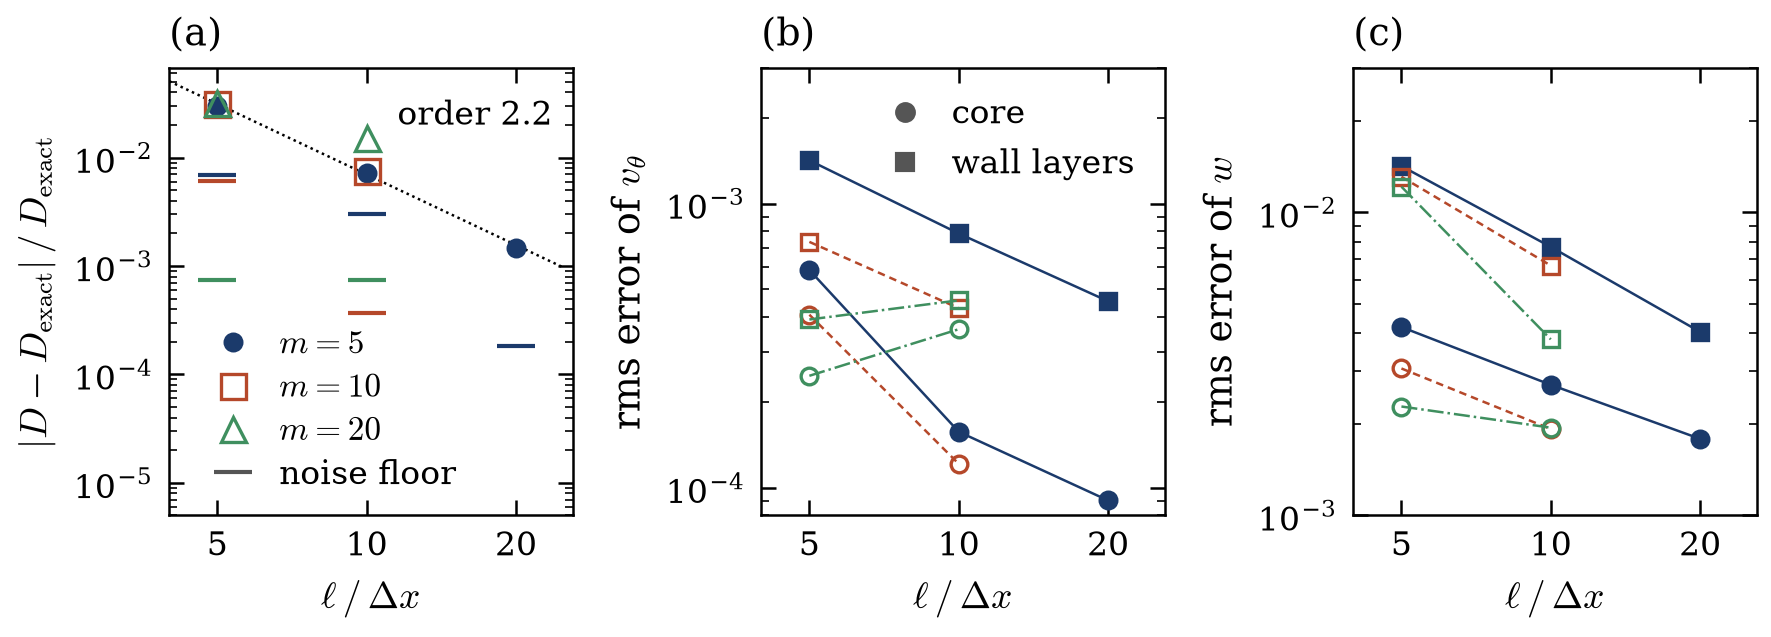

Reproduce this figure in Python.
"""
Item 02 - concentric cylinders: deviation of D from the exact value against l / dx for the two resolution series
(log-log, fitted order), and the profile errors of v and w in the core and in the wall layers.

Run from the repository root:  python data/micropolar/ch5_draft/fig_02_concentric_convergence.py
"""
import matplotlib.pyplot as plt
import numpy as np

import concentric_data as data
import sources
import style

SOURCE = sources.CONCENTRIC
SERIES = {"m = 5": ["g050_k3_m5", "g100_k3_m5", "g200_k3_m5"],
          "m = 10": ["g100_k3_m10", "g200_k3_m10", "g400_k3_m10"],
          "m = 20": ["g200_k3_m20", "g400_k3_m20"]}
# the series whose points enter the fitted power law (the pair at g = 400 dx is the only one at the viscous limit of
# the step and has no lattices of its own: shown, not fitted)
FITTED = ("m = 5", "m = 10")
LINES = ("-", (0, (3, 2)), "-.")
SUPPORT_IN_SPACINGS = 5.0


def main() -> int:
    style.setup()
    analysis = data.load(SOURCE)
    runs = analysis["runs"]
    figure, axes = plt.subplots(1, 3, figsize=(style.WIDE, 0.36 * style.WIDE))
    pooled_length, pooled_deviation, used = [], [], []
    numbers = {}
    for index, (label, names) in enumerate(SERIES.items()):
        present = [name for name in names if name in runs and "difference" in runs[name]]
        used += present
        length = np.array([runs[name]["length_in_spacings"] for name in present])
        deviation = np.array([abs(runs[name]["difference"]) / runs[name]["exact_hydrodynamic"] for name in present])
        floor = np.array([runs[name]["noise_floor_of_change"] / runs[name]["exact_hydrodynamic"] for name in present])
        filled = index == 0
        line = {"color": style.SERIES[index][0], "linewidth": 0.6, "linestyle": LINES[index]}
        axes[0].plot(length, deviation, **{**style.run_markers(index, filled),
                                           "markerfacecolor": line["color"] if filled else "none",
                                           "markersize": style.MARKER_SIZE + (0.0 if filled else 2.0)},
                     label=rf"$m = {label[4:]}$", zorder=3)
        # the noise floor of D (spread of beta over the three lattices), as a short bar under each point
        axes[0].plot(length, floor, linestyle="none", marker="_", markersize=9.0, color=style.SERIES[index][0])
        above = (deviation > floor) & (label in FITTED)
        pooled_length += list(length[above])
        pooled_deviation += list(deviation[above])
        for axis, core, wall in ((axes[1], "velocity_error_core", "velocity_error_wall_layers"),
                                 (axes[2], "spin_error_core", "spin_error_wall_layers")):
            axis.plot(length, [runs[name][core] for name in present], marker="o", markersize=style.MARKER_SIZE,
                      markerfacecolor=line["color"] if filled else "none", markeredgecolor=line["color"],
                      markeredgewidth=0.8, **line)
            axis.plot(length, [runs[name][wall] for name in present], marker="s", markersize=style.MARKER_SIZE,
                      markerfacecolor=line["color"] if filled else "none", markeredgecolor=line["color"],
                      markeredgewidth=0.8, **line)
        numbers[label] = {name: {"length_in_spacings": runs[name]["length_in_spacings"],
                                 "deviation": runs[name]["difference"] / runs[name]["exact_hydrodynamic"],
                                 "noise_floor": runs[name]["noise_floor_of_change"] / runs[name]["exact_hydrodynamic"]}
                          for name in present}
    order, intercept = np.polyfit(np.log(pooled_length), np.log(pooled_deviation), 1)
    span = np.array([4.0, 25.0])
    axes[0].plot(span, np.exp(intercept) * span ** order, color=style.INK, linewidth=0.6, linestyle=(0, (1, 1.5)))
    axes[0].text(0.95, 0.93, f"order {-order:.1f}", transform=axes[0].transAxes, ha="right", va="top",
                 fontsize=style.FONT_SIZE - 1.0)
    numbers["fitted_order"] = float(-order)
    axes[1].set_ylim(8.0e-5, 3.0e-3)
    axes[2].set_ylim(1.0e-3, 3.0e-2)
    for axis, letter, label in zip(axes, "abc", (r"$|D - D_{\mathrm{exact}}|\,/\,D_{\mathrm{exact}}$",
                                                 r"rms error of $v_\theta$", r"rms error of $w$")):
        axis.set_xscale("log")
        axis.set_yscale("log")
        axis.set_xticks([5, 10, 20])
        axis.set_xticklabels(["5", "10", "20"])
        axis.set_xticks([], minor=True)
        axis.set_xlim(4.0, 26.0)
        axis.set_xlabel(style.math(style.LENGTH_IN_SPACINGS))
        axis.set_ylabel(label)
        axis.yaxis.set_minor_formatter(plt.NullFormatter())
        style.panel_letter(axis, letter)
    handles, labels = axes[0].get_legend_handles_labels()
    handles.append(plt.Line2D([], [], color=style.MUTED, marker="_", markersize=9.0, linestyle="none"))
    # room below the lowest floor bar for the legend, which has four entries with the third series
    axes[0].set_ylim(bottom=5.0e-6)
    axes[0].legend(handles, labels + ["noise floor"], loc="lower left", handletextpad=0.2, labelspacing=0.3,
                   borderaxespad=0.3)
    handles = [plt.Line2D([], [], color=style.MUTED, marker="o", markersize=style.MARKER_SIZE, linestyle="none",
                          label="core"),
               plt.Line2D([], [], color=style.MUTED, marker="s", markersize=style.MARKER_SIZE, linestyle="none",
                          label="wall layers")]
    axes[1].legend(handles=handles, loc="upper right", handletextpad=0.2)
    figure.tight_layout(pad=0.4, w_pad=1.0)
    style.save(figure, "fig_02_concentric_convergence")

    def listing(key, form):
        return "; ".join(f"{label}: " + ", ".join(
            form.format(runs[name][key] if not callable(key) else key(runs[name])) for name in names if name in runs
            and "difference" in runs[name]) for label, names in SERIES.items())
    caption = (
        "Convergence between concentric cylinders, K = 3, w = 0 on both walls, in the micropolar length resolved "
        "(l / dx = 5, 10, 20; h = 5 dx; Ma = 0.02, Re = 10 on mu_inf, 25 on mu). (a) Deviation of the relative "
        "torque change D (velocity fit, against the run's Newtonian control) from the exact value; horizontal bars: "
        "the noise floor of D (spread of the control's beta over three lattices); dotted: power law through the "
        f"points of m = 5 and m = 10 above their floor, order {-order:.1f}. (b), (c) Rms deviation of the bin means "
        "of v_theta and of w "
        "from the exact profiles, relative to the rms of the profile, further than h from both walls (circles) and "
        "within h of a wall (squares). Filled symbols, solid lines: m = 5 (runs "
        + ", ".join(f"`{name}`" for name in SERIES["m = 5"] if name in used) + "); open symbols, dashed lines: "
        "m = 10 (" + ", ".join(f"`{name}`" for name in SERIES["m = 10"] if name in used) + ")"
        + ("; open triangles, dash-dotted lines: m = 20 ("
           + ", ".join(f"`{name}`" for name in SERIES["m = 20"] if name in used)
           + "; l = 5 dx at g = 200 dx and l = 10 dx at g = 400 dx. The pair at g = 400 dx is the only one whose step "
             "is set by the viscous limit; it has one lattice and carries the floor of g = 200 dx; it is not in the "
             "fitted line)" if any(name in used for name in SERIES["m = 20"]) else "") + ". "
        + "Order between successive resolutions: "
        + "; ".join(f"{label}: " + ", ".join(f"{entry['orders']['deviation']:.2f}" for entry in series
                                              if entry["orders"]["deviation"] == entry["orders"]["deviation"])
                    for label, series in analysis["resolution_orders"].items()) + ". "
        f"Tag {data.tags(runs, used)}. Deviation of D: "
        + listing(lambda record: 100.0 * record["difference"] / record["exact_hydrodynamic"], "{:+.2f} %") + ".")
    missing = [name for names in SERIES.values() for name in names if name not in used]
    if missing:
        caption += " Not in the figure yet: " + ", ".join(f"`{name}`" for name in missing) + "."
    style.record("02", "Concentric cylinders: convergence of D and of the profiles", SOURCE["status"], caption,
                 ["fig_02_concentric_convergence.pdf", "fig_02_concentric_convergence.png"],
                 [SOURCE["analysis"]] + used, numbers, SOURCE["tag"])
    return 0


if __name__ == "__main__":
    raise SystemExit(main())
